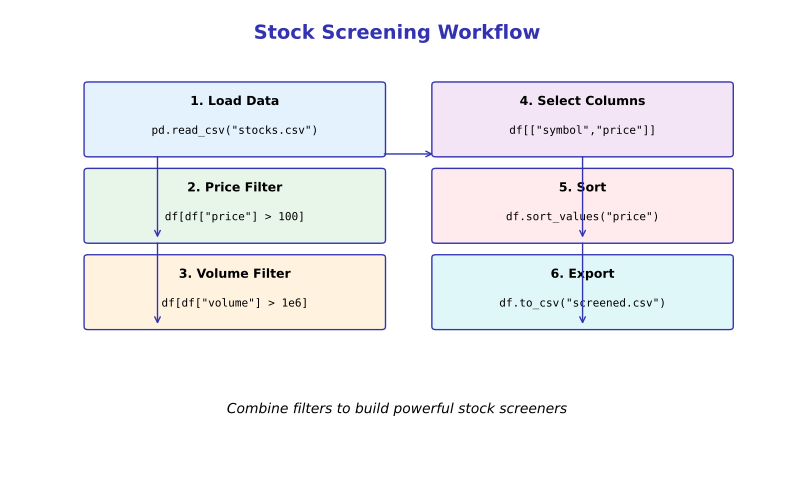

Python code for this plot:
"""Generated chart with course color palette"""
import matplotlib.pyplot as plt
import matplotlib.patches as patches
from matplotlib.patches import FancyBboxPatch, Rectangle, Circle, FancyArrowPatch, Wedge
import numpy as np
import pandas as pd
import seaborn as sns
from pathlib import Path

# Standard matplotlib configuration
plt.rcParams.update({
    'font.size': 10,
    'axes.labelsize': 10,
    'axes.titlesize': 11,
    'xtick.labelsize': 9,
    'ytick.labelsize': 9,
    'legend.fontsize': 9,
    'figure.figsize': (10, 6),
    'figure.dpi': 150
})

# Course colors
MLPURPLE = '#3333B2'
MLLAVENDER = '#ADADE0'
MLBLUE = '#0066CC'
MLORANGE = '#FF7F0E'
MLGREEN = '#2CA02C'
MLRED = '#D62728'

# Course colors already used in this lesson
COLOR_PRIMARY = MLPURPLE
COLOR_SECONDARY = MLPURPLE
COLOR_ACCENT = MLBLUE
COLOR_LIGHT = MLLAVENDER
COLOR_GREEN = MLGREEN
COLOR_ORANGE = MLORANGE
COLOR_RED = MLRED


fig, ax = plt.subplots(figsize=(10, 6))
ax.set_xlim(0, 10)
ax.set_ylim(0, 8)
ax.axis('off')

ax.text(5, 7.5, 'Stock Screening Workflow', fontsize=14, fontweight='bold', ha='center', color=MLPURPLE)

# Workflow steps
steps = [
    (1, 5.5, '1. Load Data', 'pd.read_csv("stocks.csv")', '#E3F2FD'),
    (1, 4, '2. Price Filter', 'df[df["price"] > 100]', '#E8F5E9'),
    (1, 2.5, '3. Volume Filter', 'df[df["volume"] > 1e6]', '#FFF3E0'),
    (5.5, 5.5, '4. Select Columns', 'df[["symbol","price"]]', '#F3E5F5'),
    (5.5, 4, '5. Sort', 'df.sort_values("price")', '#FFEBEE'),
    (5.5, 2.5, '6. Export', 'df.to_csv("screened.csv")', '#E0F7FA')
]

for x, y, title, code, color in steps:
    rect = patches.FancyBboxPatch((x, y), 3.8, 1.2, boxstyle="round,pad=0.05",
                                   facecolor=color, edgecolor=MLPURPLE, linewidth=1)
    ax.add_patch(rect)
    ax.text(x + 1.9, y + 0.85, title, fontsize=9, fontweight='bold', ha='center')
    ax.text(x + 1.9, y + 0.35, code, fontsize=8, fontfamily='monospace', ha='center')

# Arrows
ax.annotate('', xy=(1.9, 4), xytext=(1.9, 5.5), arrowprops=dict(arrowstyle='->', color=MLPURPLE))
ax.annotate('', xy=(1.9, 2.5), xytext=(1.9, 4), arrowprops=dict(arrowstyle='->', color=MLPURPLE))
ax.annotate('', xy=(5.5, 5.5), xytext=(4.8, 5.5), arrowprops=dict(arrowstyle='->', color=MLPURPLE))
ax.annotate('', xy=(7.4, 4), xytext=(7.4, 5.5), arrowprops=dict(arrowstyle='->', color=MLPURPLE))
ax.annotate('', xy=(7.4, 2.5), xytext=(7.4, 4), arrowprops=dict(arrowstyle='->', color=MLPURPLE))

ax.text(5, 1, 'Combine filters to build powerful stock screeners', fontsize=10, ha='center', style='italic')

plt.savefig('chart.pdf', dpi=300, bbox_inches='tight')
plt.close()
print("\nL06 COMPLETE: 8/8 charts generated")

# =============================================================================
# Main execution
# =============================================================================
